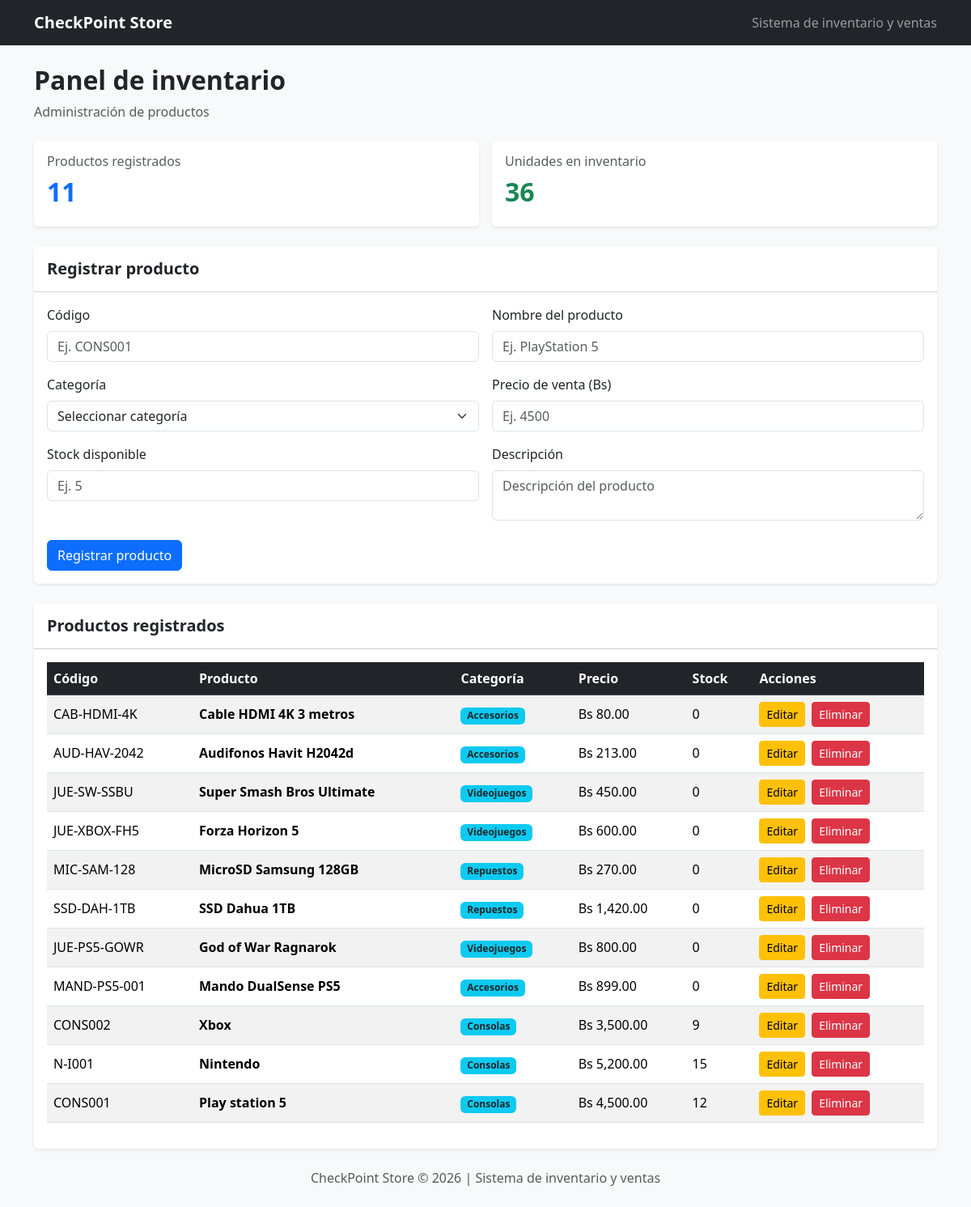
/ (signed in), run on the app's committed database.
### tables this page shows
CREATE TABLE `productos` (
  `id_producto` int NOT NULL AUTO_INCREMENT,
  `id_categoria` int NOT NULL,
  `codigo` varchar(50) NOT NULL,
  `nombre` varchar(120) NOT NULL,
  `descripcion` text,
  `precio_venta` decimal(10,2) NOT NULL DEFAULT '0.00',
  `stock` int unsigned NOT NULL DEFAULT '0',
  `estado` tinyint NOT NULL DEFAULT '1',
  `fecha_creacion` timestamp NULL DEFAULT CURRENT_TIMESTAMP,
  PRIMARY KEY (`id_producto`),
  KEY `fk_productos_categorias` (`id_categoria`),
  CONSTRAINT `fk_productos_categorias` FOREIGN KEY (`id_categoria`) REFERENCES `categorias` (`id_categoria`) ON DELETE RESTRICT ON UPDATE CASCADE
);

CREATE TABLE `categorias` (
  `id_categoria` int NOT NULL AUTO_INCREMENT,
  `nombre` varchar(80) NOT NULL,
  `descripcion` text,
  `estado` tinyint NOT NULL DEFAULT '1',
  `fecha_creacion` timestamp NULL DEFAULT CURRENT_TIMESTAMP,
  PRIMARY KEY (`id_categoria`),
  UNIQUE KEY `nombre` (`nombre`)
);

### index.php (the view, shortened to what this page needs)
<?php
require_once __DIR__ . '/config/conexion.php';
function e($valor) {
    return htmlspecialchars((string)$valor, ENT_QUOTES, 'UTF-8');
}
$conexion->exec("
    INSERT INTO categorias (nombre, descripcion, estado) VALUES
    ('Consolas', 'Consolas de videojuegos', 1),
    ('Accesorios', 'Controles y perifericos', 1),
    ('Videojuegos', 'Juegos para consolas', 1),
    ('Repuestos', 'Repuestos y componentes', 1)
    ON DUPLICATE KEY UPDATE estado = 1
");
$editar = null;
$productos = $conexion->query("
    SELECT p.*, c.nombre AS categoria
    FROM productos p
    INNER JOIN categorias c ON p.id_categoria=c.id_categoria
    WHERE p.estado=1
    ORDER BY p.id_producto DESC
")->fetchAll(PDO::FETCH_ASSOC);
$totalProductos = count($productos);
$totalStock = array_sum(array_column($productos, 'stock'));
?>
<!DOCTYPE html>
<html lang="es">
<head>
    <link
        href="https://cdn.jsdelivr.net/npm/bootstrap@5.3.3/dist/css/bootstrap.min.css"
        rel="stylesheet"
    >
</head>
<body class="bg-light">
<nav class="navbar navbar-dark bg-dark">
    <div class="container">
        <a class="navbar-brand fw-bold" href="index.php">
            CheckPoint Store
        </a>
        <span class="navbar-text">
            Sistema de inventario y ventas
        </span>
    </div>
</nav>
<div class="container py-4">
    <div class="mb-4">
        <h2 class="fw-bold">
            Panel de inventario
        </h2>
        <p class="text-muted">
            Administración de productos
        </p>
    </div>
    <div class="row g-3 mb-4">
        <div class="col-md-6">
            <div class="card border-0 shadow-sm">
                <div class="card-body">
                    <h6 class="text-muted">
                        Productos registrados
                    </h6>
                    <h2 class="fw-bold text-primary">
                        <?= $totalProductos ?>
                    </h2>
                </div>
            </div>
        </div>
        <div class="col-md-6">
            <div class="card border-0 shadow-sm">
                <div class="card-body">
                    <h6 class="text-muted">
                        Unidades en inventario
                    </h6>
                    <h2 class="fw-bold text-success">
                        <?= $totalStock ?>
                    </h2>
                </div>
            </div>
        </div>
    </div>
    <div class="card border-0 shadow-sm mb-4">
        <div class="card-header bg-white py-3">
            <h5 class="mb-0 fw-bold">
                <?= $editar ? 'Editar producto' : 'Registrar producto' ?>
            </h5>
        </div>
        <div class="card-body">
            <form method="POST">
                <div class="row g-3">
                    <div class="col-md-6">
                        <label class="form-label">
                            Código
                        </label>
                        <input
                            type="text"
                            name="codigo"
                            class="form-control"
                            required
                            maxlength="50"
                            placeholder="Ej. CONS001"
                            value="<?= e($editar['codigo'] ?? '') ?>"
                        >
                    </div>
                    <div class="col-md-6">
                        <label class="form-label">
                            Nombre del producto
                        </label>
                        <input
                            type="text"
                            name="nombre"
                            class="form-control"
                            required
                            maxlength="120"
                            placeholder="Ej. PlayStation 5"
                            value="<?= e($editar['nombre'] ?? '') ?>"
                        >
                    </div>
                    <div class="col-md-6">
                        <label class="form-label">
                            Categoría
                        </label>
                        <select
                            name="id_categoria"
                            class="form-select"
                            required
                        >
                            <option value="">
                                Seleccionar categoría
                            </option>
                        </select>
                    </div>
                    <div class="col-md-6">
                        <label class="form-label">
                            Precio de venta (Bs)
                        </label>
                        <input
                            type="number"
                            name="precio_venta"
                            class="form-control"
                            step="0.01"
                            min="0"
                            required
                            placeholder="Ej. 4500"
                            value="<?= e($editar['precio_venta'] ?? '') ?>"
                        >
                    </div>
                    <div class="col-md-6">
                        <label class="form-label">
                            Stock disponible
                        </label>
                        <input
                            type="number"
                            name="stock"
                            class="form-control"
                            min="0"
                            step="1"
                            required
                            placeholder="Ej. 5"
                            value="<?= e($editar['stock'] ?? '') ?>"
                        >
                    </div>
                    <div class="col-md-6">
                        <label class="form-label">
                            Descripción
                        </label>
                        <textarea
                            name="descripcion"
                            class="form-control"
                            rows="2"
                            placeholder="Descripción del producto"
                        ><?= e($editar['descripcion'] ?? '') ?></textarea>
                    </div>
                </div>
                <div class="mt-4">
                    <button type="submit" class="btn btn-primary">
                        <?= $editar ? 'Actualizar producto' : 'Registrar producto' ?>
                    </button>
                </div>
            </form>
        </div>
    </div>
    <div class="card border-0 shadow-sm">
        <div class="card-header bg-white py-3">
            <h5 class="mb-0 fw-bold">
                Productos registrados
            </h5>
        </div>
        <div class="card-body">
            <div class="table-responsive">
                <table class="table table-hover table-striped align-middle">
                    <thead class="table-dark">
                        <tr>
                            <th>Código</th>
                            <th>Producto</th>
                            <th>Categoría</th>
                            <th>Precio</th>
                            <th>Stock</th>
                            <th>Acciones</th>
                        </tr>
                    </thead>
                    <tbody>
                        <?php if ($productos): ?>
                            <?php foreach ($productos as $p): ?>
                                <tr>
                                    <td>
                                        <?= e($p['codigo']) ?>
                                    </td>
                                    <td class="fw-semibold">
                                        <?= e($p['nombre']) ?>
                                    </td>
                                    <td>
                                        <span class="badge bg-info text-dark">
                                            <?= e($p['categoria']) ?>
                                        </span>
                                    </td>
                                    <td>
                                        Bs <?= number_format((float)$p['precio_venta'], 2) ?>
                                    </td>
                                    <td>
                                        <?= e($p['stock']) ?>
                                    </td>
                                    <td>
                                        <div class="d-flex gap-2">
                                            <a
                                                href="index.php?editar=<?= e($p['id_producto']) ?>"
                                                class="btn btn-sm btn-warning"
                                            >
                                                Editar
                                            </a>
                                            <form
                                                method="POST"
                                                onsubmit="return confirm('¿Eliminar este producto?')"
                                            >
                                                <button
                                                    type="submit"
                                                    class="btn btn-sm btn-danger"
                                                >
                                                    Eliminar
                                                </button>
                                            </form>
                                        </div>
                                    </td>
                                </tr>
                            <?php endforeach; ?>
                        <?php endif; ?>
                    </tbody>
                </table>
            </div>
        </div>
    </div>
    <footer class="text-center text-muted mt-4">
        CheckPoint Store © 2026 | Sistema de inventario y ventas
    </footer>
</div>
</body>
</html>

### data on the page
productos: codigo "CAB-HDMI-4K", nombre "Cable HDMI 4K 3 metros", id_categoria.nombre "Accesorios", precio_venta "80.00", stock "0"
productos: codigo "AUD-HAV-2042", nombre "Audifonos Havit H2042d", id_categoria.nombre "Accesorios", precio_venta "213.00", stock "0"
productos: codigo "JUE-SW-SSBU", nombre "Super Smash Bros Ultimate", id_categoria.nombre "Videojuegos", precio_venta "450.00", stock "0"
productos: codigo "JUE-XBOX-FH5", nombre "Forza Horizon 5", id_categoria.nombre "Videojuegos", precio_venta "600.00", stock "0"
productos: codigo "MIC-SAM-128", nombre "MicroSD Samsung 128GB", id_categoria.nombre "Repuestos", precio_venta "270.00", stock "0"
productos: codigo "SSD-DAH-1TB", nombre "SSD Dahua 1TB", id_categoria.nombre "Repuestos", precio_venta "1,420.00", stock "0"
productos: codigo "JUE-PS5-GOWR", nombre "God of War Ragnarok", id_categoria.nombre "Videojuegos", precio_venta "800.00", stock "0"
productos: codigo "MAND-PS5-001", nombre "Mando DualSense PS5", id_categoria.nombre "Accesorios", precio_venta "899.00", stock "0"
productos: codigo "CONS002", nombre "Xbox", id_categoria.nombre "Consolas", precio_venta "3,500.00", stock "9"
productos: codigo "N-I001", nombre "Nintendo", id_categoria.nombre "Consolas", precio_venta "5,200.00", stock "15"
productos: codigo "CONS001", nombre "Play station 5", id_categoria.nombre "Consolas", precio_venta "4,500.00", stock "12"

### other printed values
$totalProductos "11"
$totalStock "36"
